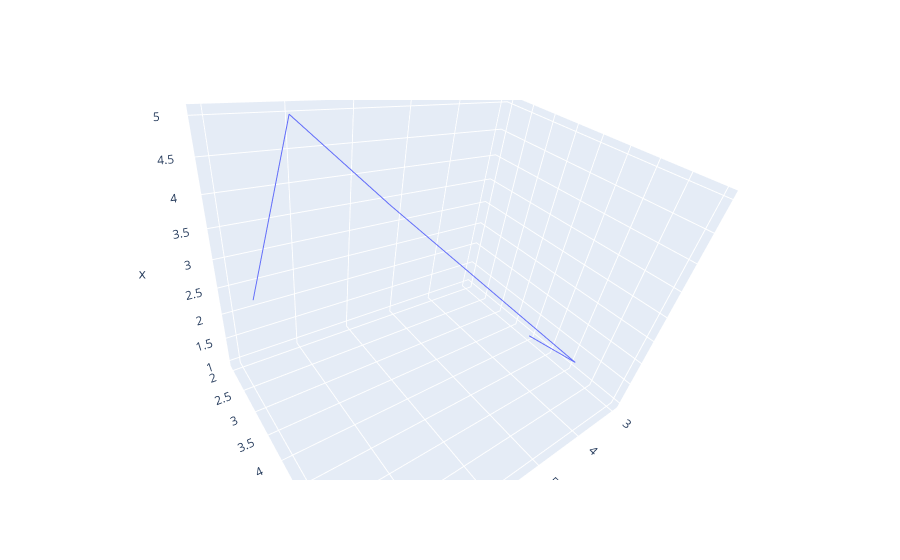

Notebook cell for this chart:
### Code cell
fig=go.Figure(data=[go.Scatter3d(x=[1,2,3,4,5,3],y=[3,4,5,6,7,8,9],z=[4,5,6,3,2,3],mode='lines')])
fig.show()

### Figure 1 — Plotly figure (JSON) as saved in the notebook; plotly's stock layout.template omitted (floating-point values rounded to 4 significant figures)
{"data": [{"mode": "lines", "type": "scatter3d", "x": [1, 2, 3, 4, 5, 3], "y": [3, 4, 5, 6, 7, 8, 9], "z": [4, 5, 6, 3, 2, 3]}], "layout": {"autosize": true, "scene": {"aspectmode": "auto", "aspectratio": {"x": 0.9283, "y": 1.16, "z": 0.9283}, "camera": {"center": {"x": 0, "y": 0, "z": 0}, "eye": {"x": 0.8573, "y": 0.8573, "z": 0.8573}, "projection": {"type": "perspective"}, "up": {"x": 0.9879, "y": 0.1157, "z": -0.1036}}}}}
